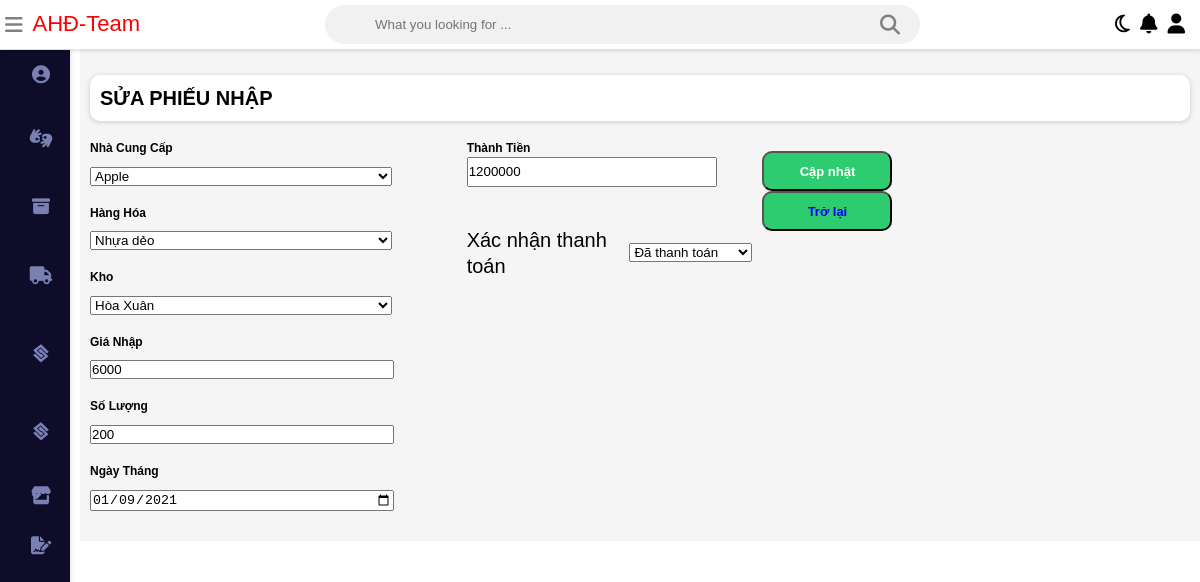
/QuanLyHangHoa/admin/import/edit-import.php?id=160, run on the app's committed database.
### tables this page shows
CREATE TABLE `import` (
  `id` int(11) NOT NULL,
  `tenncc` int(11) NOT NULL,
  `tenhang` int(11) NOT NULL,
  `tenkho` int(11) NOT NULL,
  `gianhap` int(100) NOT NULL,
  `soluong` int(100) NOT NULL,
  `tonggia` int(100) NOT NULL,
  `dateimport` varchar(256) NOT NULL,
  `nguoilap` int(11) NOT NULL,
  `status` varchar(256) NOT NULL
);

CREATE TABLE `nhacungcap` (
  `id` int(11) NOT NULL,
  `maNCC` varchar(256) NOT NULL,
  `tenNCC` varchar(256) NOT NULL,
  `diachi` varchar(256) NOT NULL,
  `sdt` int(12) NOT NULL,
  `status` int(2) NOT NULL
);

CREATE TABLE `hanghoa` (
  `id` int(11) NOT NULL,
  `maHang` varchar(256) NOT NULL,
  `tenHang` varchar(256) NOT NULL,
  `status` int(2) NOT NULL
);

CREATE TABLE `kho` (
  `id` int(11) NOT NULL,
  `makho` varchar(256) NOT NULL,
  `tenkho` varchar(256) NOT NULL,
  `diachi` varchar(256) NOT NULL,
  `sodienthoai` int(12) NOT NULL,
  `status` int(2) NOT NULL
);

### QuanLyHangHoa/database/database.php (called while the page is built, shortened)
<?php
    $db = new database(HOST, DB_USER, DB_PASSWORD, DB_NAME);
    class database {
        public $connection;
        function __construct($host, $db_user, $db_pass, $db_name){
            $this->connection = new mysqli($host, $db_user, $db_pass, $db_name);
        }
        function query($sql){
            $result = $this->connection->query($sql);
            return $result;
        }
        function getData($sql){
            $result = $this->connection->query($sql);
            $data = [];
            if($result->num_rows > 0){
                while($row = $result->fetch_assoc()){
                    $data[] = $row;
                }
            }
            return $data;
        }
    }
?>

### QuanLyHangHoa/admin/import/edit-import.php (the view, shortened to what this page needs)
<?php
	 include('../../database/database.php');
	 $sql = "SELECT * FROM import WHERE id = '$_GET[id]'";
	 $result = $db->query($sql);
	 $row = mysqli_fetch_assoc($result);
	 $idncc = $row['tenncc'];
	 $idhang = $row['tenhang'];
	 $idkho = $row['tenkho'];
	 $th = $row['status'];
?>
<!DOCTYPE html>
<html>
<head>
<link rel="stylesheet" type="text/css"
	href="../../static/css/main.css">
<link rel="stylesheet"
	href="https://stackpath.bootstrapcdn.com/font-awesome/4.7.0/css/font-awesome.min.css">
<link rel="stylesheet"
	href="../../static/css/_grid.css">
<link rel="stylesheet"
	href="../../static/css/owl.carousel.min.css">
<link rel="stylesheet"
	href="../../static/css/owl.theme.default.min.css">
</head>
<body class="body">
	<div class="wrapper">
		<div class="nav d-flex">
			<div class="nav__left d-flex">
				<div class="nav__left--icon">
					<i class="fa fa-bars" aria-hidden="true"></i>
				</div>
				<div class="nav__left--loo" style="color: red;">AHĐ-Team</div>
			</div>
			<div class="nav__search">
				<input class="search" type="text"
					placeholder="What you looking for ..."><i
					class="fa fa-search" aria-hidden="true"></i>
			</div>
			<ul class="nav__right d-flex">
				<li class="nav__right--item"><a class="nav__right--link"><i
						class="fa fa-moon-o" aria-hidden="true"></i></a></li>
				<li class="nav__right--item"><a class="nav__right--link"><i
						class="fa fa-bell" aria-hidden="true"></i></a></li>
				<li class="nav__right--item"><a
					class="nav__right--link dropdown1"><i class="fa fa-user"
						aria-hidden="true"></i></a>
					</li>
			</ul>
		</div>
		<div class="sidebar">
			<ul class="sidebar__nav">
				<li class="sidebar__nav--item"><a class="sidebar__nav--link"
					href="../admin.php">
						<div class="sidebar__nav--icon">
							<i class="fas fa-user-circle" aria-hidden="true"></i>
						</div> <span>Trang chủ</span>
				</a></li>
				<li class="sidebar__nav--item"><a class="sidebar__nav--link"
					href="../goods.php">
						<div class="sidebar__nav--icon">
							<i class="fa fa-american-sign-language-interpreting"
								aria-hidden="true"></i>
						</div> <span>Quản Lý Hàng Hóa</span>
				</a></li>
				<li class="sidebar__nav--item"><a class="sidebar__nav--link"
					href="../warehouse.php">
						<div class="sidebar__nav--icon">
							<i class="fa fa-archive" aria-hidden="true"></i>
						</div> <span>Quản Lý Kho</span>
				</a></li>
				<li class="sidebar__nav--item"><a class="sidebar__nav--link"
					href="../customer.php">
						<div class="sidebar__nav--icon">
							<i class="fa fa-truck" aria-hidden="true"></i>
						</div> <span>Quản Lý Đại Lý</span>
				</a></li>
				<li class="sidebar__nav--item"><a class="sidebar__nav--link"
					href="../supplier.php">
						<div class="sidebar__nav--icon">
							<i class="fab fa-staylinked"></i>
						</div> <span>Quản Lý Nhà C.Cấp</span>
				</a></li>
				<li class="sidebar__nav--item"><a class="sidebar__nav--link"
					href="../user.php">
						<div class="sidebar__nav--icon">
							<i class="fab fa-staylinked"></i>
						</div> <span>Quản Lý Nhân Viên</span>
				</a></li>
				<li class="sidebar__nav--item" data-block="id1"><a
					class="sidebar__nav--link ">
						<div class="sidebar__nav--icon">
							<i class="fas fa-store"></i>
						</div> <span>Kho</span>
						<div class="icon">
							<i class="fa fa-caret-down" aria-hidden="true"></i>
						</div>
				</a>
					</li>
				<li class="sidebar__nav--item" data-block="id2"><a
					class="sidebar__nav--link">
						<div class="sidebar__nav--icon">
							<i class="fas fa-file-signature"></i>
						</div> <span>Thống Kê</span>
						<div class="icon">
							<i class="fa fa-caret-down" aria-hidden="true"></i>
						</div>
				</a>
					</li>
			</ul>
		</div>
		<div class="table">
			<div class="table__top d-flex">
				<h2>Sửa phiếu nhập</h2>
			</div>
			<form action="" method="post">
				<div class="table__main" style="margin-top: 2rem">
					<div class="row">
						<div class="col-12 col-lg-4 col-md-12">
							<div class="table__block">
								<div class="table__block--input">
									<div class="table--item">
										<lable>Nhà Cung Cấp <br>
										</lable>
										<select name="selectNCC">
										<?php
											$sqliTH = "SELECT * FROM nhacungcap";
											$kqTH = $db->getData($sqliTH);
										?>
										<?php foreach($kqTH as $rowTH) {?>
											<option value="<?php echo $rowTH['id'];?>"
											<?php if($rowTH['id'] == $idncc){echo "selected";}?>>
											<?php echo $rowTH['tenNCC'];?></option>
										<?php } ?>
										</select>
									</div>
									<div class="table--item">
										<lable>Hàng Hóa <br>
										</lable>
										<select name="selectHang">
											<?php
												$sqliHH = "SELECT * FROM hanghoa";
												$kqHH = $db->getData($sqliHH);
											?>
											<?php foreach($kqHH as $rowHH) {?>
												<option value="<?php echo $rowHH['id'];?>"
												<?php if($rowHH['id'] == $idhang){echo "selected";}?>>
												<?php echo $rowHH['tenHang'];?></option>
											<?php } ?>
										</select>
									</div>
									<div class="table--item">
										<lable>Kho <br>
										</lable>
										<select name="selectKho">
											<?php
												$sqliK = "SELECT * FROM kho";
												$kqK = $db->getData($sqliK);
											?>
											<?php foreach($kqK as $rowK) {?>
												<option value="<?php echo $rowK['id'];?>"
												<?php if($rowK['id'] == $idkho){echo "selected";}?>>
												<?php echo $rowK['tenkho'];?></option>
											<?php } ?>
										</select>
									</div>
									<div class="table--item">
										<lable>Giá Nhập <br>
										</lable>
										<input type="text" name="txtImportPrice" value="<?php echo $row['gianhap'];?>" id="txtImportPrice"
											placeholder="Giá Nhập" required="required">
									</div>
									<div class="table--item">
										<lable>Số Lượng <br>
										</lable>
										<input type="text" name="txtSoluong" id="txtSoluong"
											placeholder="Số Lượng" value="<?php echo $row['soluong'];?>" required="required">
									</div>
									<div class="table--item">
										<lable>Ngày Tháng <br>
										</lable>
										<input type="date" name="Date" value="<?php echo $row['dateimport'];?>" placeholder="Ngày Tháng"
											required="required">
									</div>
								</div>
							</div>
						</div>
						<div class="col-12 col-lg-6 col-md-12">
							<div class="table--item"
								style="display: flex; justify-content: center;">
								<div class="input__active"
									style="display: flex; flex-direction: column;">
									<div
										style="margin-bottom: 1rem; font-size: 1.2rem; font-weight: bold; display: block;">
										<lable>Thành Tiền <br>
										</lable>
										<input style="height: 30px; width: 250px" id="txtTotalPrice"
											value="<?php echo $row['tonggia'];?>" name="tongtien" type="text"
											placeholder="Thành Tiền">
									</div>
									<div
										style="margin-top: 30px; display: flex; align-items: center;">
										<lable for="complete"
											style="font-size:2rem;margin-right:2rem;">Xác nhận
										thanh toán</lable>
										<select name="status">
										<?php if($th == 1){ ?>
											<option value="1">Đã thanh toán</option>
											<?php } elseif($th == 2){?>
											<option value="2">Chưa thanh toán</option>
											<option value="1">Đã thanh toán</option>
										<?php }
										?>
										</select>
									</div>
								</div>
								<div style="margin: 10px" class="table--result">
									<button class="btn btn-link3 result_link"
										style="width: 13rem;" name="editIP">Cập nhật</button>
										<button class="btn btn-link3 result_link"
										style="width: 13rem;"><a href="../import.php">Trở lại</a></button>
								</div>
							</div>
						</div>
					</div>
				</div>
			</form>
</body>
</html>

### QuanLyHangHoa/static/css/main.css (style rules this page uses)
html { font-size: 62.5%; }
body { position: relative; margin: 0; padding: 0; width: 100%; line-height: 1.3; font-family: 'Poppins', sans-serif; }
* { padding: 0; margin: 0; }
ul { list-style: none; margin: 0; padding: 0; }
ul li { margin: 0; padding: 0; }
a { text-decoration: none; }
h2 { font-weight: normal; margin: 0; }
button { cursor: pointer; }
.wrapper { display: block; overflow: hidden; }
.sidebar { width: 70px; height: 100vh; position: fixed; margin-top: 50px; background: white; box-shadow: rgba(0, 0, 0, 0.12) 0 1px 4px 1px; overflow: hidden; z-index: 100; transition: width .2s; }
.sidebar__nav { display: flex; flex-direction: column; align-items: center; height: 100vh; }
.sidebar__nav--item { width: 100%; height: auto; cursor: pointer; position: relative; }
.sidebar__nav--link { display: flex; align-items: center; }
.sidebar__nav--link .icon i { font-size: 1.5rem; }
.sidebar__nav--icon { min-width: 82px; height: 50px; position: relative; }
.sidebar__nav--icon i { font-size: 1.8rem; color: gray; position: absolute; left: 50%; top: 50%; transform: translate(-50%, -50%); }
.sidebar__nav--link i { color: #7a80b4 }
.nav { display: flex; align-items: center; justify-content: space-between; flex-direction: row; background: white; color: gray; position: fixed; top: 0; right: 0; left: 0; z-index: 101; box-shadow: rgba(0, 0, 0, 0.12) 0 1px 4px 1px; padding: 5px; }
.nav i { font-size: 2rem; cursor: pointer; }
.nav__left { flex-direction: row; padding-left: 0; margin-bottom: 0; margin-top: 0; align-items: center; }
.nav__left--loo { font-size: 2.2rem; color: greenyellow; margin-left: 1rem; }
.nav__search { position: relative; margin: auto; width: 50%; }
.nav__search input { background: #f1f1f1; border: none; padding: 12px 50px; width: 100%; outline: none; color: red; border-radius: 20px; }
.nav__search i { position: absolute; top: 50%; right: 20px; transform: translateY(-50%); color: gray; cursor: pointer; }
.nav__right--item { margin-right: 1rem; }
.table { padding: 10px; margin-left: 80px; padding-top: 75px; background: whitesmoke; transition: margin-left .5s; }
.table__top { justify-content: space-between; padding: 1rem; background-color: white; border-radius: 10px; box-shadow: rgba(0, 0, 0, 0.12) 0 1px 4px 1px; }
.table__block--input .table--item { margin-bottom: 2rem; }
.table__block--input .table--item lable { margin-bottom: 1rem; font-size: 1.2rem; font-weight: bold; display: block; }
.table__block--input .table--item input, .table__block--input .table--item select { -ms-box-sizing: content-box; -moz-box-sizing: content-box; -webkit-box-sizing: content-box; box-sizing: content-box; width: 300px; }
.btn { padding: 1rem 2rem; font-size: 1.3rem; width: 7rem; height: 4rem; border-radius: 10px; font-weight: bold; cursor: pointer; color: white; }
.btn-link3 { background: #2ecc71; }
.sidebar__nav--link { font-size: 2rem; color: #7a80b4; }
.sidebar__nav { background-color: #0e0c28; -webkit-box-shadow: 0px 0px 28px 0px rgba(82, 63, 105, 0.13); box-shadow: 0px 0px 28px 0px rgba(82, 63, 105, 0.13); }
.table__top h2 { text-transform: uppercase; font-size: 2rem; font-weight: bold; text-align: center; }
.fa-caret-down { float:right; }
.icon { position: absolute; right: 29px; }
.nav__right--link { color:black; font-size:1.5rem; font-weight:bold; }

### data on the page
import: selectNCC "Apple", selectHang "Nhựa dẻo", selectKho "Hòa Xuân", txtImportPrice "6000", txtSoluong "200", Date "01/09/2021", tongtien "1200000", status "Đã thanh toán"
